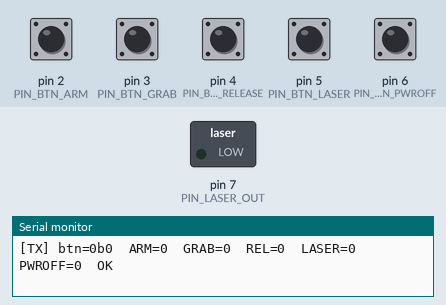
Bench run of a sketch on a simulated Arduino Nano, built with avr-gcc and run on an emulated ATmega328P. Parts: switched loads named in the sketch (green lamp = pin HIGH), the last lines printed to the serial monitor. Inputs (shaded band) come from the test bench; at power-on: pin 2 (PIN_BTN_ARM), pin 3 (PIN_BTN_GRAB), pin 4 (PIN_BTN_RELEASE), pin 5 (PIN_BTN_LASER), pin 6 (PIN_BTN_PWROFF) HIGH. No radio packets arrive unless stated.

Above: at 1.2 s.
1.3 s: pin 5 (PIN_BTN_LASER) pulled LOW for 0.15 s
At 1.4 s:
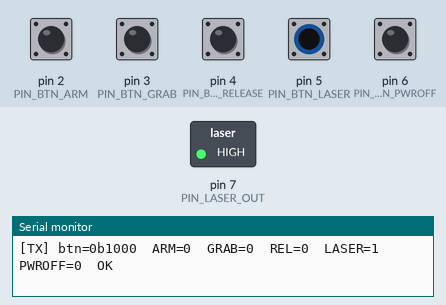
Timing chart, 0 to 4.3 s (numbered marks = the images above; inputs shaded):
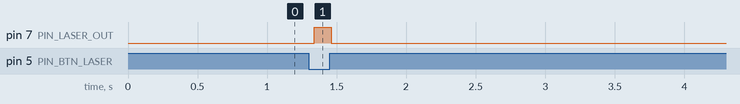

Measured:
- after the input at 1.3 s, pin 7 (PIN_LASER_OUT): LOW → HIGH at once, → LOW 0.12 s later

The sketch:

controller.ino
```cpp
/*
 _____ _             _           _      _
|_   _| |__   ___   / \__   ___ (_) __ _| |_ ___  _ __
  | | | '_ \ / _ \ / _ \ \ / / | |/ _` | __/ _ \| '__|
  | | | | | |  __// ___ \ V /  | | (_| | || (_) | |
  |_| |_| |_|\___/_/   \_\_/   |_|\__,_|\__\___/|_|

THE AVIATOR — Handheld Controller
===================================
Microcontroller : Arduino Nano
Radio           : nRF24L01 (2.4GHz, 100m+ range)

Buttons (5 total — no joystick):
  D2  — ARM/LAND toggle   (momentary push, active-LOW)
  D3  — GRAB button       (momentary push, active-LOW)
  D4  — RELEASE button    (momentary push, active-LOW)
  D5  — LASER button      (hold to fire laser, active-LOW)
  D6  — POWER OFF button  (momentary push, active-LOW)
  D7  — Laser transistor output (drives 2N2222 base via 1k resistor)

nRF24L01 wiring (SPI):
  nRF VCC  → Arduino 3.3V   (MUST be 3.3V — 5V destroys module)
  nRF GND  → Arduino GND
  nRF CE   → D9
  nRF CSN  → D10
  nRF SCK  → D13
  nRF MOSI → D11
  nRF MISO → D12
  + 100uF cap between nRF VCC and GND (solder directly to module)

Power:
  9V battery → Arduino Vin

Packet format (7 bytes sent every 20ms):
  [0] 0x00 (reserved — joystick removed)
  [1] 0x00 (reserved)
  [2] button bitmask:
        bit 0 = GRAB
        bit 1 = RELEASE
        bit 2 = ARM/LAND
        bit 3 = LASER
        bit 4 = POWER OFF
  [3-6] reserved, 0x00

Libraries required (Arduino Library Manager):
  RF24 by TMRh20
*/

#include <SPI.h>
#include <RF24.h>

// ── Pin assignments ──────────────────────────────────────────
const int PIN_BTN_ARM    = 2;
const int PIN_BTN_GRAB   = 3;
const int PIN_BTN_RELEASE= 4;
const int PIN_BTN_LASER  = 5;
const int PIN_BTN_PWROFF = 6;
const int PIN_LASER_OUT  = 7;
const int PIN_NRF_CE     = 9;
const int PIN_NRF_CSN    = 10;

// ── Radio ────────────────────────────────────────────────────
RF24 radio(PIN_NRF_CE, PIN_NRF_CSN);
const byte ADDRESS[6]    = "AVTR1";  // must match NRF_ADDRESS in the_aviator.py
const int  CHANNEL       = 76;       // must match NRF_CHANNEL in the_aviator.py

uint8_t packet[7];

// ── Button debouncer ─────────────────────────────────────────
struct Button {
    int  pin;
    bool last_state;
    unsigned long last_ms;
    static const int DEBOUNCE_MS = 30;

    void begin(int p) {
        pin        = p;
        last_state = HIGH;
        last_ms    = 0;
        pinMode(pin, INPUT_PULLUP);
    }

    bool pressed() {
        bool reading = digitalRead(pin);
        if (reading != last_state) {
            last_ms    = millis();
            last_state = reading;
        }
        if ((millis() - last_ms) > DEBOUNCE_MS)
            return (last_state == LOW);  // active-LOW: LOW = pressed
        return false;
    }
};

Button btnArm, btnGrab, btnRelease, btnLaser, btnPwrOff;

const unsigned long SEND_INTERVAL_MS = 20;  // 50Hz
unsigned long last_send_ms = 0;


void setup() {
    Serial.begin(115200);

    btnArm.begin(PIN_BTN_ARM);
    btnGrab.begin(PIN_BTN_GRAB);
    btnRelease.begin(PIN_BTN_RELEASE);
    btnLaser.begin(PIN_BTN_LASER);
    btnPwrOff.begin(PIN_BTN_PWROFF);

    pinMode(PIN_LASER_OUT, OUTPUT);
    digitalWrite(PIN_LASER_OUT, LOW);

    if (!radio.begin()) {
        Serial.println("[CTRL] nRF24L01 not found — check wiring!");
        while (1) {}
    }
    radio.setPALevel(RF24_PA_LOW);
    radio.setDataRate(RF24_250KBPS);
    radio.setChannel(CHANNEL);
    radio.openWritingPipe(ADDRESS);
    radio.stopListening();

    Serial.println("[CTRL] THE AVIATOR controller ready.");
    Serial.println("[CTRL] Buttons: ARM/LAND=D2  GRAB=D3  RELEASE=D4  LASER=D5  PWROFF=D6");
}


void loop() {
    unsigned long now = millis();
    if (now - last_send_ms < SEND_INTERVAL_MS) return;
    last_send_ms = now;

    // ── Read buttons ─────────────────────────────────────────
    bool arm     = btnArm.pressed();
    bool grab    = btnGrab.pressed();
    bool release = btnRelease.pressed();
    bool laser   = btnLaser.pressed();
    bool pwroff  = btnPwrOff.pressed();

    // ── Drive laser locally ───────────────────────────────────
    digitalWrite(PIN_LASER_OUT, laser ? HIGH : LOW);

    // ── Build packet ──────────────────────────────────────────
    packet[0] = 0x00;   // reserved (was joystick high byte)
    packet[1] = 0x00;   // reserved (was joystick low byte)
    packet[2] = (grab    ? 0x01 : 0)
              | (release ? 0x02 : 0)
              | (arm     ? 0x04 : 0)
              | (laser   ? 0x08 : 0)
              | (pwroff  ? 0x10 : 0);
    packet[3] = 0;
    packet[4] = 0;
    packet[5] = 0;
    packet[6] = 0;

    // ── Transmit ──────────────────────────────────────────────
    bool ok = radio.write(packet, sizeof(packet));

    // Debug (comment out for production)
    Serial.print("[TX] btn=0b");
    Serial.print(packet[2], BIN);
    Serial.print("  ARM=");    Serial.print(arm);
    Serial.print("  GRAB=");   Serial.print(grab);
    Serial.print("  REL=");    Serial.print(release);
    Serial.print("  LASER=");  Serial.print(laser);
    Serial.print("  PWROFF="); Serial.print(pwroff);
    Serial.println(ok ? "  OK" : "  FAIL");
}
```
